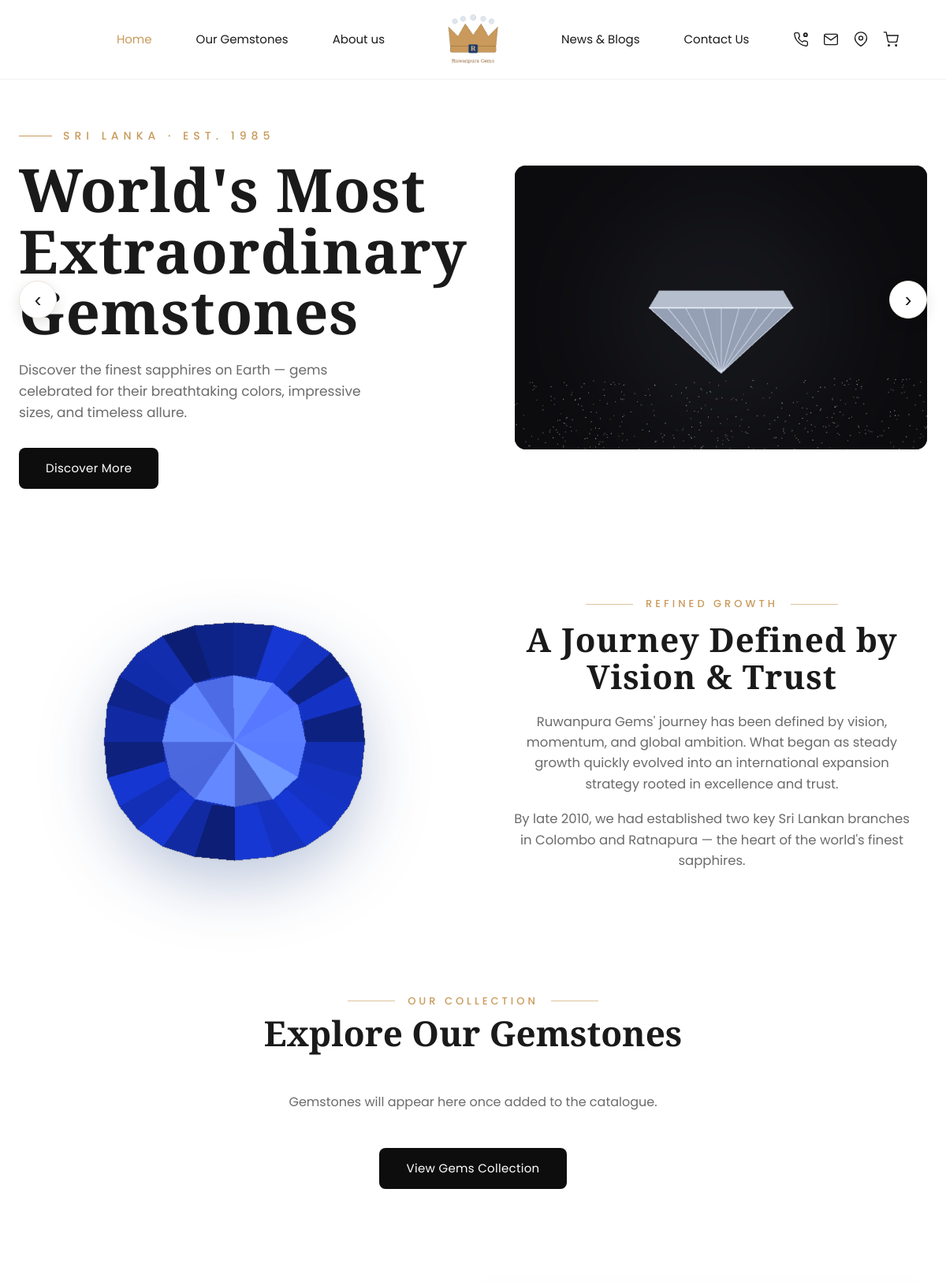
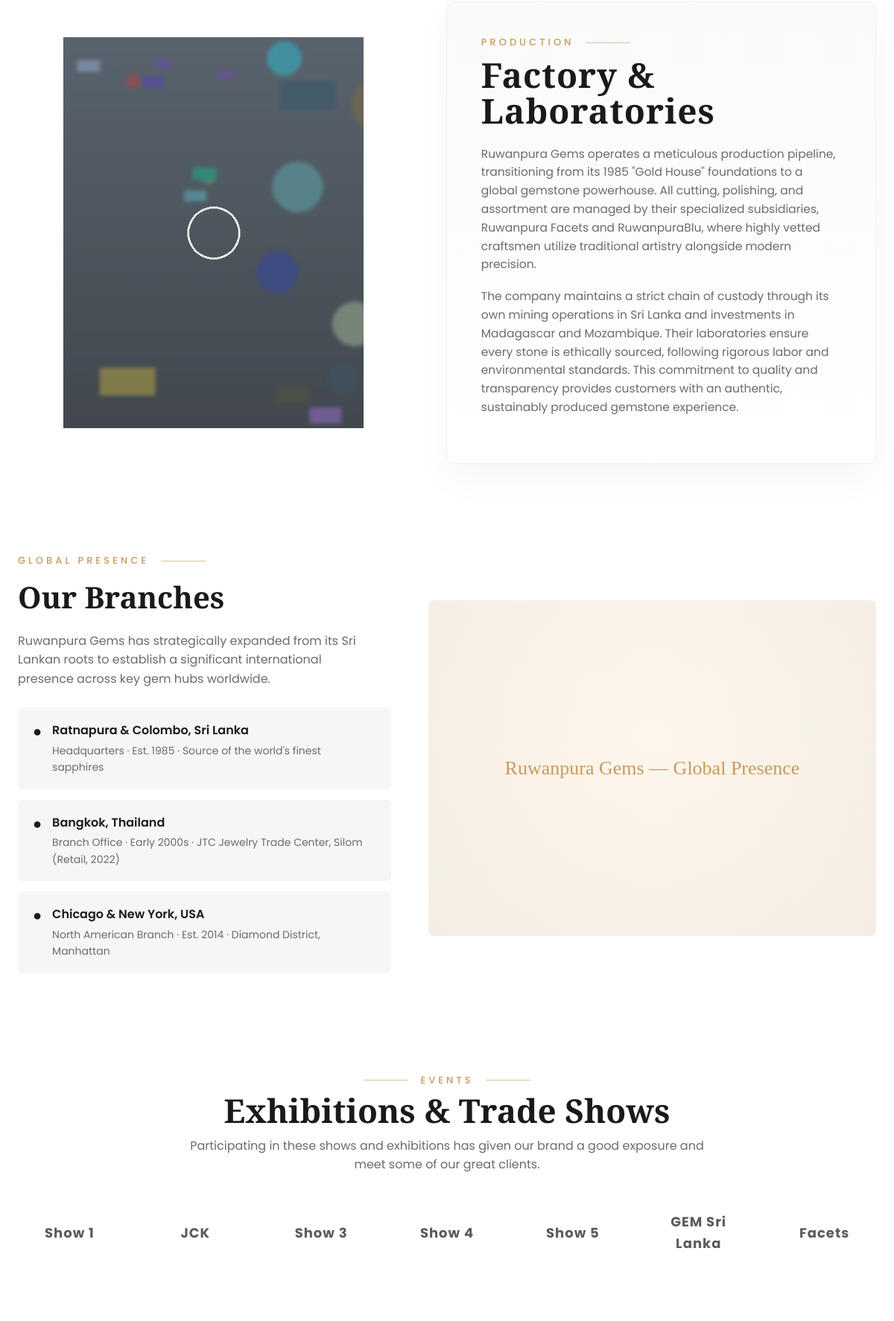
The page / (upper part) on the database its author committed (2 pictures, top to bottom).
### tables this page shows
CREATE TABLE IF NOT EXISTS `hero_slides` (
  `id` INT(11) NOT NULL AUTO_INCREMENT,
  `image` VARCHAR(255) DEFAULT NULL,
  `eyebrow` VARCHAR(190) DEFAULT NULL,
  `title` VARCHAR(255) DEFAULT NULL,
  `description` TEXT DEFAULT NULL,
  `btn_text` VARCHAR(100) DEFAULT NULL,
  `btn_link` VARCHAR(255) DEFAULT NULL,
  `sort_order` INT(11) NOT NULL DEFAULT 0,
  `is_active` TINYINT(1) NOT NULL DEFAULT 1,
  PRIMARY KEY (`id`)
);

CREATE TABLE IF NOT EXISTS `branches` (
  `id` INT(11) NOT NULL AUTO_INCREMENT,
  `title` VARCHAR(190) NOT NULL,
  `description` VARCHAR(400) DEFAULT NULL,
  `sort_order` INT(11) NOT NULL DEFAULT 0,
  `is_active` TINYINT(1) NOT NULL DEFAULT 1,
  PRIMARY KEY (`id`)
);

CREATE TABLE IF NOT EXISTS `partners` (
  `id` INT(11) NOT NULL AUTO_INCREMENT,
  `name` VARCHAR(150) DEFAULT NULL,
  `image` VARCHAR(255) DEFAULT NULL,
  `sort_order` INT(11) NOT NULL DEFAULT 0,
  `is_active` TINYINT(1) NOT NULL DEFAULT 1,
  PRIMARY KEY (`id`)
);

### includes/db.php (called while the page is built, shortened)
<?php
class Database
{
    private static $instance = null;
    private function __construct()
    {
        $dsn = 'mysql:host=' . DB_HOST . ';dbname=' . DB_NAME . ';charset=' . DB_CHARSET;
        $options = [
            PDO::ATTR_ERRMODE            => PDO::ERRMODE_EXCEPTION,
            PDO::ATTR_DEFAULT_FETCH_MODE => PDO::FETCH_ASSOC,
            PDO::ATTR_EMULATE_PREPARES   => false,
        ];
        try {
            $this->pdo = new PDO($dsn, DB_USER, DB_PASS, $options);
        } catch (PDOException $e) {
            die('Database connection failed: ' . htmlspecialchars($e->getMessage()));
        }
    }
    public static function getInstance()
    {
        if (self::$instance === null) {
            self::$instance = new self();
        }
        return self::$instance;
    }
}
function db()
{
    return Database::getInstance()->pdo;
}

### includes/functions.php (called while the page is built, shortened)
<?php
require_once __DIR__ . '/db.php';
function e($str)
{
    return htmlspecialchars($str ?? '', ENT_QUOTES, 'UTF-8');
}
function get_all_content()
{
    static $cache = null;
    if ($cache !== null) return $cache;
    $rows = db()->query("SELECT block_key, block_value FROM content_blocks")->fetchAll();
    $cache = [];
    foreach ($rows as $r) {
        $cache[$r['block_key']] = $r['block_value'];
    }
    return $cache;
}
function c($key, $default = '')
{
    $all = get_all_content();
    return isset($all[$key]) && $all[$key] !== null ? $all[$key] : $default;
}
    ?>
    <?php
function get_hero_slides()
{
    return db()->query("SELECT * FROM hero_slides WHERE is_active=1 ORDER BY sort_order, id")->fetchAll();
}
function get_latest_products($limit = 10)
{
    $limit = max(1, (int) $limit);
    try {
        $sql = "SELECT p.*,
                       (SELECT image FROM product_images WHERE product_id = p.id ORDER BY is_primary DESC, sort_order, id LIMIT 1) AS thumb
                FROM products p
                WHERE p.is_active = 1
                ORDER BY p.created_at DESC, p.id DESC
                LIMIT $limit";
        return db()->query($sql)->fetchAll();
    } catch (PDOException $e) {
        return [];
    }
}
function get_branches()
{
    return db()->query("SELECT * FROM branches WHERE is_active=1 ORDER BY sort_order, id")->fetchAll();
}
function get_partners()
{
    return db()->query("SELECT * FROM partners WHERE is_active=1 ORDER BY sort_order, id")->fetchAll();
}
function slide_text($slide, $field, $default = '')
{
    $val = $slide[$field] ?? null;
    return ($val !== null && $val !== '') ? $val : $default;
}

### index.php (the view, shortened to what this page needs)
<?php
require_once __DIR__ . '/includes/functions.php';
include __DIR__ . '/includes/header.php';
$heroSlides   = get_hero_slides();
$gemstones    = get_latest_products(10);
$branches     = get_branches();
$partners     = get_partners();
?>
<section class="hero">
    <button class="hero-arrow hero-arrow-outer prev" aria-label="Previous">‹</button>
    <button class="hero-arrow hero-arrow-outer next" aria-label="Next">›</button>
    <div class="container">
        <div class="hero-grid">
            <div class="hero-text">
                <?php if ($heroSlides): foreach ($heroSlides as $i => $s): ?>
                    <div class="hero-text-slide<?= $i === 0 ? ' active' : '' ?>">
                        <div class="hero-eyebrow"><?= e(slide_text($s, 'eyebrow', c('hero_eyebrow'))) ?></div>
                        <h1 class="hero-title"><?= e(slide_text($s, 'title', c('hero_title'))) ?></h1>
                        <p class="hero-desc"><?= e(slide_text($s, 'description', c('hero_desc'))) ?></p>
                        <a href="<?= e(slide_text($s, 'btn_link', c('hero_btn_link', '#'))) ?>" class="btn-dark"><?= e(slide_text($s, 'btn_text', c('hero_btn_text'))) ?></a>
                    </div>
                <?php endforeach; endif; ?>
            </div>
            <div class="hero-slider">
                <div class="hero-slides">
                    <?php if ($heroSlides): foreach ($heroSlides as $i => $s): ?>
                        <div class="hero-slide<?= $i === 0 ? ' active' : '' ?>">
                        </div>
                    <?php endforeach; else: ?>
                        <div class="hero-slide active">
                            <img src="<?= BASE_URL ?>assets/images/hero-placeholder.jpg" alt="Gemstone">
                        </div>
                    <?php endif; ?>
                </div>
            </div>
        </div>
    </div>
</section>
<section class="journey" id="journey">
    <div class="container">
        <div class="journey-grid">
            <div class="journey-img">
                <?php if (c('journey_image')): ?>
                    <img src="<?= c_img('journey_image') ?>" alt="Sapphire">
                <?php else: ?>
                    <img src="<?= BASE_URL ?>assets/images/journey-placeholder.png" alt="Sapphire">
                <?php endif; ?>
            </div>
            <div class="journey-content">
                <div class="eyebrow"><?= e(c('journey_eyebrow')) ?></div>
                <h2 class="journey-title"><?= e(c('journey_title')) ?></h2>
                <p><?= e(c('journey_p1')) ?></p>
                <p><?= e(c('journey_p2')) ?></p>
            </div>
        </div>
    </div>
</section>
<section class="collection" id="collection">
    <div class="container">
        <div class="collection-head">
            <div class="eyebrow"><?= e(c('collection_eyebrow')) ?></div>
            <h2 class="section-title"><?= e(c('collection_title')) ?></h2>
        </div>
        <?php if ($gemstones): ?>
            <div class="collection-slider">
                <div class="collection-track">
                    <?php foreach (array_merge($gemstones, $gemstones) as $g): ?>
                        <a href="<?= BASE_URL ?>gemstone.php?slug=<?= urlencode($g['slug']) ?>" class="gem-card">
                            <div class="gem-thumb">
                                <?php if ($g['thumb']): ?>
                                    <img src="<?= UPLOAD_URL . e($g['thumb']) ?>" alt="<?= e($g['name']) ?>">
                                <?php else: ?>
                                    <img src="<?= BASE_URL ?>assets/images/gem-placeholder.png" alt="<?= e($g['name']) ?>">
                                <?php endif; ?>
                            </div>
                            <div class="gem-name"><?= e($g['name']) ?></div>
                        </a>
                    <?php endforeach; ?>
                </div>
            </div>
        <?php else: ?>
            <p style="color:var(--muted);text-align:center;">Gemstones will appear here once added to the catalogue.</p>
        <?php endif; ?>
        <div class="collection-btn-wrap">
            <a href="<?= BASE_URL ?>gemstones.php" class="btn-dark"><?= e(c('collection_btn_text', 'View Gems Collection')) ?></a>
        </div>
    </div>
</section>
<section class="factory">
    <div class="container">
        <div class="factory-grid">
            <div class="factory-images">
                <img class="fac-single" src="<?= c('factory_image1') ? c_img('factory_image1') : BASE_URL.'assets/images/factory1.jpg' ?>" alt="Factory & Laboratories">
            </div>
            <div class="factory-content">
                <div class="eyebrow left"><?= e(c('factory_eyebrow')) ?></div>
                <h2 class="factory-title"><?= e(c('factory_title')) ?></h2>
                <p><?= e(c('factory_p1')) ?></p>
                <p><?= e(c('factory_p2')) ?></p>
            </div>
        </div>
    </div>
</section>
<section class="branches">
    <div class="container">
        <div class="branches-grid">
            <div class="branches-left">
                <div class="eyebrow left"><?= e(c('branches_eyebrow')) ?></div>
                <h2 class="branches-title"><?= e(c('branches_title')) ?></h2>
                <p class="branches-desc"><?= e(c('branches_desc')) ?></p>
                <?php foreach ($branches as $b): ?>
                    <div class="branch-item">
                        <span class="dot">●</span>
                        <div>
                            <h4><?= e($b['title']) ?></h4>
                            <p><?= e($b['description']) ?></p>
                        </div>
                    </div>
                <?php endforeach; ?>
            </div>
            <div class="branches-map">
                <?php if (c('branches_map')): ?>
                    <img src="<?= c_img('branches_map') ?>" alt="Global branches map">
                <?php else: ?>
                    <div class="map-placeholder">Ruwanpura Gems — Global Presence</div>
                <?php endif; ?>
            </div>
        </div>
    </div>
</section>
<section class="events" id="events">
    <div class="container">
        <div class="events-head">
            <div class="eyebrow"><?= e(c('events_eyebrow')) ?></div>
            <h2 class="section-title"><?= e(c('events_title')) ?></h2>
            <p class="events-desc"><?= e(c('events_desc')) ?></p>
        </div>
        <div class="events-logos">
            <?php foreach ($partners as $p): ?>
                <div class="logo-item">
                    <?php if ($p['image']): ?>
                        <img src="<?= row_img($p['image']) ?>" alt="<?= e($p['name']) ?>">
                    <?php else: ?>
                        <span class="logo-fallback"><?= e($p['name']) ?></span>
                    <?php endif; ?>
                </div>
            <?php endforeach; ?>
        </div>
    </div>
</section>
<section class="testimonials">
</section>
<?php include __DIR__ . '/includes/footer.php'; ?>

### rows shown on the page
hero_slides: eyebrow "SRI LANKA · EST. 1985", title "World's Most Extraordinary Gemstones", description "Discover the finest sapphires on Earth — gems celebrated for their breathtaking colors, impressive sizes, and timeless allure.", btn_text "Discover More"
branches: title "Ratnapura & Colombo, Sri Lanka", description "Headquarters · Est. 1985 · Source of the world's finest sapphires"
branches: title "Bangkok, Thailand", description "Branch Office · Early 2000s · JTC Jewelry Trade Center, Silom (Retail, 2022)"
branches: title "Chicago & New York, USA", description "North American Branch · Est. 2014 · Diamond District, Manhattan"
partners: name "Show 1"
partners: name "JCK"
partners: name "Show 3"
partners: name "Show 4"
partners: name "Show 5"
partners: name "GEM Sri Lanka"
partners: name "Facets"

### other values the page prints
c('nav_home') "Home"
c('nav_gemstones') "Our Gemstones"
c('nav_about') "About us"
c('nav_news') "News & Blogs"
c('nav_contact') "Contact Us"
c('journey_eyebrow') "REFINED GROWTH"
c('journey_title') "A Journey Defined by Vision & Trust"
c('journey_p1') "Ruwanpura Gems' journey has been defined by vision, momentum, and global ambition. What began as steady growth quickly evolved into an international expansion strategy rooted in excellence and trust."
c('journey_p2') "By late 2010, we had established two key Sri Lankan branches in Colombo and Ratnapura — the heart of the world's finest sapphires."
c('collection_eyebrow') "OUR COLLECTION"
c('collection_title') "Explore Our Gemstones"
c('collection_btn_text', 'View Gems Collection') "View Gems Collection"
c('factory_eyebrow') "PRODUCTION"
c('factory_title') "Factory & Laboratories"
c('branches_eyebrow') "GLOBAL PRESENCE"
